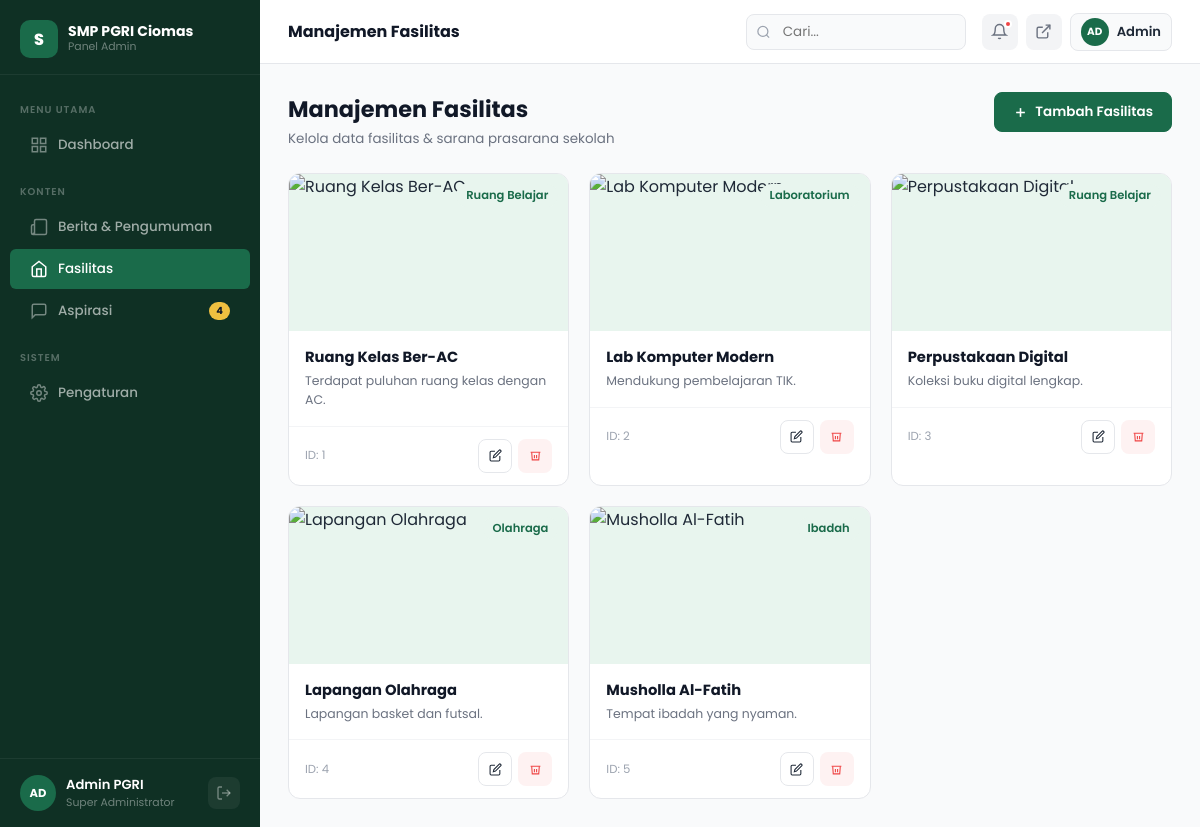
Page /admin/fasilitas.php (signed in) on the committed database.
### tables this page shows
CREATE TABLE IF NOT EXISTS `fasilitas` (
  `id` int(11) NOT NULL AUTO_INCREMENT,
  `nama_fasilitas` varchar(100) NOT NULL,
  `kategori` varchar(100) NOT NULL,
  `deskripsi` text DEFAULT NULL,
  `gambar` varchar(255) DEFAULT NULL,
  PRIMARY KEY (`id`)
);

### admin/fasilitas.php (the view, shortened to what this page needs)
<?php
require_once 'koneksi.php';
$active_menu = 'fasilitas';
$page_name   = 'Manajemen Fasilitas';
$action      = $_GET['action'] ?? 'list';
$edit_data = null;
$fasilitas_list = [];
if ($action === 'list') {
    $q_fas = $conn->query("SELECT * FROM fasilitas ORDER BY id ASC");
    while($row = $q_fas->fetch_assoc()) {
        $fasilitas_list[] = $row;
    }
}
?>
<!DOCTYPE html>
<html lang="id">
<head>
    <link rel="stylesheet" href="assets/css/admin.css">
</head>
<body>
<div class="admin-layout">
<?php include 'components/sidebar.php'; ?>
<div class="admin-main">
<?php include 'components/topbar.php'; ?>
<div class="page-content">
    <?php if ($action === 'add' || $action === 'edit'): ?>
    <div class="page-header">
        <div class="page-header-left">
            <div class="page-heading"><?= $action === 'add' ? 'Tambah Fasilitas' : 'Edit Fasilitas' ?></div>
            <div class="page-subheading">Lengkapi informasi fasilitas sekolah</div>
        </div>
        <a href="fasilitas.php" class="btn btn-outline">← Kembali</a>
    </div>
    <form method="POST" enctype="multipart/form-data">
    <?php if ($edit_data): ?>
        <input type="hidden" name="gambar_lama" value="<?= htmlspecialchars($edit_data['gambar'] ?? '') ?>">
    <?php endif; ?>
    <div style="display:grid;grid-template-columns:1fr 300px;gap:20px;align-items:start">
        <div class="card">
            <div class="card-header"><div class="card-title">Informasi Fasilitas</div></div>
            <div class="card-body">
                <div class="form-grid">
                    <div class="form-group form-full">
                        <label class="form-label">Nama Fasilitas <span>*</span></label>
                        <input type="text" class="form-control" name="nama_fasilitas" placeholder="Contoh: Ruang Kelas Ber-AC" value="<?= $edit_data ? htmlspecialchars($edit_data['nama_fasilitas']) : '' ?>" required>
                    </div>
                    <div class="form-group">
                        <label class="form-label">Kategori</label>
                        <div class="select-wrap">
                            <select class="form-control" name="kategori">
                                <?php
                                $kats = ['Ruang Belajar', 'Laboratorium', 'Olahraga', 'Ibadah', 'Umum'];
                                foreach ($kats as $k):
                                    $sel = ($edit_data && $edit_data['kategori'] == $k) ? 'selected' : '';
                                ?>
                                <option <?= $sel ?>><?= $k ?></option>
                                <?php endforeach; ?>
                            </select>
                            <svg class="select-arrow" width="13" height="13" viewBox="0 0 24 24" fill="none" stroke="currentColor" stroke-width="2"><polyline points="6 9 12 15 18 9"/></svg>
                        </div>
                    </div>
                    <div class="form-group form-full">
                        <label class="form-label">Deskripsi <span>*</span></label>
                        <textarea class="form-control" name="deskripsi" rows="4" placeholder="Deskripsi singkat fasilitas ini..." required><?= $edit_data ? htmlspecialchars($edit_data['deskripsi'] ?? '') : '' ?></textarea>
                    </div>
                </div>
            </div>
        </div>
        <div style="display:flex;flex-direction:column;gap:16px">
            <div class="card">
                <div class="card-header"><div class="card-title">Foto Fasilitas</div></div>
                <div class="card-body">
                    <label class="file-upload-area">
                        <input type="file" name="gambar" accept="image/*" style="display:none" onchange="previewImg(this)">
                        <svg class="file-upload-icon" width="36" height="36" viewBox="0 0 24 24" fill="none" stroke="currentColor" stroke-width="1.5"><rect x="3" y="3" width="18" height="18" rx="2"/><circle cx="8.5" cy="8.5" r="1.5"/><polyline points="21 15 16 10 5 21"/></svg>
                        <div class="file-upload-text"><strong>Upload Foto</strong></div>
                        <div class="file-upload-hint">JPG, PNG — Maks. 2MB</div>
                    </label>
                    <img id="img-preview" src="<?= ($edit_data && $edit_data['gambar']) ? '../uploads/'.$edit_data['gambar'] : '' ?>" style="display:<?= ($edit_data && $edit_data['gambar']) ? 'block' : 'none' ?>;width:100%;border-radius:10px;margin-top:14px;object-fit:cover;max-height:200px">
                </div>
            </div>
            <div class="card">
                <div class="card-footer">
                    <button type="submit" class="btn btn-primary" style="width:100%;justify-content:center">Simpan Fasilitas</button>
                </div>
            </div>
        </div>
    </div>
    </form>
    <?php else: ?>
    <div class="page-header">
        <div class="page-header-left">
            <div class="page-heading">Manajemen Fasilitas</div>
            <div class="page-subheading">Kelola data fasilitas & sarana prasarana sekolah</div>
        </div>
        <a href="fasilitas.php?action=add" class="btn btn-primary" id="btn-tambah-fasilitas">
            <svg width="15" height="15" viewBox="0 0 24 24" fill="none" stroke="currentColor" stroke-width="2.5"><line x1="12" y1="5" x2="12" y2="19"/><line x1="5" y1="12" x2="19" y2="12"/></svg>
            Tambah Fasilitas
        </a>
    </div>
    <div class="facility-card-grid">
        <?php foreach ($fasilitas_list as $f):
        ?>
        <div class="facility-item-card">
            <div class="facility-img-wrap">
                <span style="position:absolute;top:10px;right:10px" class="badge badge-green"><?= htmlspecialchars($f['kategori']) ?></span>
            </div>
            <div class="facility-item-body">
                <div class="facility-item-name"><?= htmlspecialchars($f['nama_fasilitas']) ?></div>
                <div class="facility-item-desc"><?= htmlspecialchars($f['deskripsi'] ?? 'Deskripsi belum tersedia.') ?></div>
            </div>
            <div class="facility-item-footer">
                <span style="font-size:.73rem;color:var(--gray-400)">ID: <?= $f['id'] ?></span>
                <div style="display:flex;gap:6px">
                    <a href="fasilitas.php?action=edit&id=<?= $f['id'] ?>" class="btn btn-sm btn-outline btn-icon" title="Edit">
                        <svg width="13" height="13" viewBox="0 0 24 24" fill="none" stroke="currentColor" stroke-width="2"><path d="M11 4H4a2 2 0 0 0-2 2v14a2 2 0 0 0 2 2h14a2 2 0 0 0 2-2v-7"/><path d="M18.5 2.5a2.121 2.121 0 0 1 3 3L12 15l-4 1 1-4 9.5-9.5z"/></svg>
                    </a>
                    <a href="fasilitas.php?delete=<?= $f['id'] ?>" class="btn btn-sm btn-danger btn-icon" title="Hapus" onclick="return confirm('Hapus fasilitas ini?')">
                        <svg width="13" height="13" viewBox="0 0 24 24" fill="none" stroke="currentColor" stroke-width="2"><polyline points="3 6 5 6 21 6"/><path d="M19 6l-1 14H6L5 6"/><path d="M10 11v6"/><path d="M14 11v6"/></svg>
                    </a>
                </div>
            </div>
        </div>
        <?php endforeach; ?>
    </div>
    <?php endif; ?>
</div>
</div>
</div>
</body>
</html>

### admin/components/sidebar.php (shortened to what this page needs)
<?php
$page_name = $page_name ?? 'Dashboard';
$active_menu = $active_menu ?? 'dashboard';
$q_pending = $conn->query("SELECT COUNT(*) as total FROM aspirasi WHERE status != 'dibalas'");
$aspirasi_pending = $q_pending->fetch_assoc()['total'] ?? 0;
?>
<aside class="sidebar" id="sidebar">
    <div class="sidebar-brand">
        <div class="sidebar-brand-logo">S</div>
        <div class="sidebar-brand-text">
            <div class="sidebar-brand-name">SMP PGRI Ciomas</div>
            <div class="sidebar-brand-sub">Panel Admin</div>
        </div>
    </div>
    <nav class="sidebar-nav">
        <div class="nav-section-label">Menu Utama</div>
        <a href="dashboard.php" class="sidebar-link <?= $active_menu === 'dashboard' ? 'active' : '' ?>">
            <svg width="18" height="18" viewBox="0 0 24 24" fill="none" stroke="currentColor" stroke-width="2"><rect x="3" y="3" width="7" height="7"/><rect x="14" y="3" width="7" height="7"/><rect x="14" y="14" width="7" height="7"/><rect x="3" y="14" width="7" height="7"/></svg>
            Dashboard
        </a>
        <div class="nav-section-label" style="margin-top:8px">Konten</div>
        <a href="berita.php" class="sidebar-link <?= $active_menu === 'berita' ? 'active' : '' ?>">
            <svg width="18" height="18" viewBox="0 0 24 24" fill="none" stroke="currentColor" stroke-width="2"><path d="M4 22h16a2 2 0 0 0 2-2V4a2 2 0 0 0-2-2H8a2 2 0 0 0-2 2v16a2 2 0 0 0-2 2zm0 0a2 2 0 0 1-2-2v-9c0-1.1.9-2 2-2h2"/></svg>
            Berita & Pengumuman
        </a>
        <a href="fasilitas.php" class="sidebar-link <?= $active_menu === 'fasilitas' ? 'active' : '' ?>">
            <svg width="18" height="18" viewBox="0 0 24 24" fill="none" stroke="currentColor" stroke-width="2"><path d="M3 9l9-7 9 7v11a2 2 0 0 1-2 2H5a2 2 0 0 1-2-2z"/><polyline points="9 22 9 12 15 12 15 22"/></svg>
            Fasilitas
        </a>
        <a href="aspirasi.php" class="sidebar-link <?= $active_menu === 'aspirasi' ? 'active' : '' ?>">
            <svg width="18" height="18" viewBox="0 0 24 24" fill="none" stroke="currentColor" stroke-width="2"><path d="M21 15a2 2 0 0 1-2 2H7l-4 4V5a2 2 0 0 1 2-2h14a2 2 0 0 1 2 2z"/></svg>
            Aspirasi
            <?php if ($aspirasi_pending > 0): ?>
            <span class="nav-badge"><?= $aspirasi_pending ?></span>
            <?php endif; ?>
        </a>
        <div class="nav-section-label" style="margin-top:8px">Sistem</div>
        <a href="pengaturan.php" class="sidebar-link <?= $active_menu === 'pengaturan' ? 'active' : '' ?>">
            Pengaturan
        </a>
    </nav>
    <div class="sidebar-footer">
        <div class="sidebar-user">
            <div class="sidebar-user-avatar">AD</div>
            <div>
                <div class="sidebar-user-name">Admin PGRI</div>
                <div class="sidebar-user-role">Super Administrator</div>
            </div>
            <a href="logout.php" class="sidebar-logout" title="Logout">
                <svg width="16" height="16" viewBox="0 0 24 24" fill="none" stroke="currentColor" stroke-width="2"><path d="M9 21H5a2 2 0 0 1-2-2V5a2 2 0 0 1 2-2h4"/><polyline points="16 17 21 12 16 7"/><line x1="21" y1="12" x2="9" y2="12"/></svg>
            </a>
        </div>
    </div>
</aside>

### admin/components/topbar.php (shortened to what this page needs)
<?php
$page_name = $page_name ?? 'Dashboard';
?>
<header class="topbar">
    <div class="topbar-title"><?= htmlspecialchars($page_name) ?></div>
    <div class="topbar-search">
        <svg class="topbar-search-icon" width="15" height="15" viewBox="0 0 24 24" fill="none" stroke="currentColor" stroke-width="2"><circle cx="11" cy="11" r="8"/><line x1="21" y1="21" x2="16.65" y2="16.65"/></svg>
        <input type="text" placeholder="Cari...">
    </div>
    <div class="topbar-actions">
        <button class="topbar-btn" title="Notifikasi">
            <svg width="17" height="17" viewBox="0 0 24 24" fill="none" stroke="currentColor" stroke-width="2"><path d="M18 8A6 6 0 0 0 6 8c0 7-3 9-3 9h18s-3-2-3-9"/><path d="M13.73 21a2 2 0 0 1-3.46 0"/></svg>
            <span class="topbar-notif-dot"></span>
        </button>
        <button class="topbar-btn" title="Lihat Website">
            <a href="../index.php" target="_blank" style="display:flex;align-items:center;color:inherit">
                <svg width="17" height="17" viewBox="0 0 24 24" fill="none" stroke="currentColor" stroke-width="2"><path d="M18 13v6a2 2 0 0 1-2 2H5a2 2 0 0 1-2-2V8a2 2 0 0 1 2-2h6"/><polyline points="15 3 21 3 21 9"/><line x1="10" y1="14" x2="21" y2="3"/></svg>
            </a>
        </button>
        <div class="topbar-user">
            <div class="topbar-avatar">AD</div>
            <span class="topbar-user-name">Admin</span>
        </div>
    </div>
</header>

### admin/fasilitas.php (style rules this page uses)
.facility-card-grid { display: grid; grid-template-columns: repeat(3, 1fr); gap: 20px; }
.facility-item-card { background: white; border-radius: var(--radius-md); border: 1px solid var(--gray-200); overflow: hidden; transition: box-shadow var(--transition), transform var(--transition); }
.facility-img-wrap { position: relative; aspect-ratio: 16/9; overflow: hidden; background: var(--green-light); }
.facility-item-body { padding: 16px; }
.facility-item-name { font-size: .92rem; font-weight: 700; color: var(--gray-900); margin-bottom: 4px; }
.facility-item-desc { font-size: .78rem; color: var(--gray-600); line-height: 1.5; }
.facility-item-footer { display: flex; align-items: center; justify-content: space-between; padding: 12px 16px; border-top: 1px solid var(--gray-100); }

### rows in the picture
fasilitas: kategori "Ruang Belajar", nama_fasilitas "Ruang Kelas Ber-AC", deskripsi "Terdapat puluhan ruang kelas dengan AC.", id "1"
fasilitas: kategori "Laboratorium", nama_fasilitas "Lab Komputer Modern", deskripsi "Mendukung pembelajaran TIK.", id "2"
fasilitas: kategori "Ruang Belajar", nama_fasilitas "Perpustakaan Digital", deskripsi "Koleksi buku digital lengkap.", id "3"
fasilitas: kategori "Olahraga", nama_fasilitas "Lapangan Olahraga", deskripsi "Lapangan basket dan futsal.", id "4"
fasilitas: kategori "Ibadah", nama_fasilitas "Musholla Al-Fatih", deskripsi "Tempat ibadah yang nyaman.", id "5"

### other values in the picture
$aspirasi_pending "4"
$page_name "Manajemen Fasilitas"
